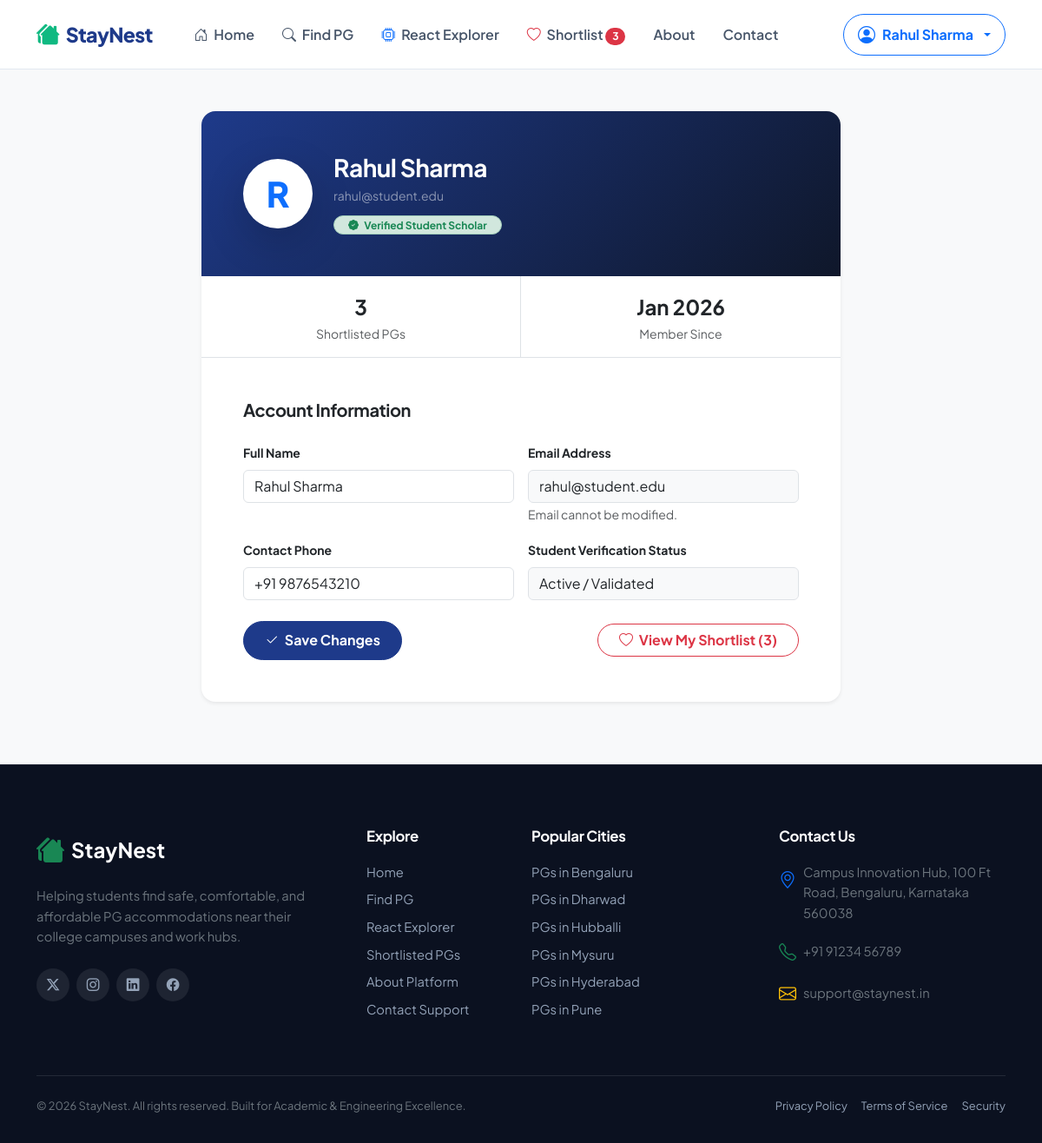
The app's page /profile.php (signed in) with its own data.
### tables this page shows
CREATE TABLE IF NOT EXISTS `users` (
    `id` INT AUTO_INCREMENT PRIMARY KEY,
    `name` VARCHAR(100) NOT NULL,
    `email` VARCHAR(150) NOT NULL UNIQUE,
    `password` VARCHAR(255) NOT NULL,
    `phone` VARCHAR(20) NOT NULL,
    `created_at` TIMESTAMP DEFAULT CURRENT_TIMESTAMP
);

### api/db.php (called while the page is built, shortened)
<?php
function getAuthUser(): ?array
{
    return [
        'id' => $_SESSION['user_id'],
        'name' => $_SESSION['user_name'] ?? 'Student',
        'email' => $_SESSION['user_email'] ?? '',
        'phone' => $_SESSION['user_phone'] ?? '',
    ];
}

### profile.php (the view, shortened to what this page needs)
<?php
require_once __DIR__ . '/api/db.php';
$userId = getAuthUserId();
$pdo = getDBConnection();
$stmt = $pdo->prepare("SELECT id, name, email, phone, created_at FROM users WHERE id = ?");
$stmt->execute([$userId]);
$userProfile = $stmt->fetch();
?>
<!DOCTYPE html>
<html lang="en">
<head>
    <link href="https://cdn.jsdelivr.net/npm/bootstrap@5.3.3/dist/css/bootstrap.min.css" rel="stylesheet">
    <link rel="stylesheet" href="https://cdn.jsdelivr.net/npm/bootstrap-icons@1.11.3/font/bootstrap-icons.min.css">
    <link rel="stylesheet" href="assets/css/style.css">
</head>
<body class="bg-light d-flex flex-column min-vh-100">
    <?php include __DIR__ . '/components/navbar.php'; ?>
    <div class="container py-5 flex-grow-1">
        <div class="row justify-content-center">
            <div class="col-lg-8">
                <div class="card border-0 shadow-sm rounded-4 overflow-hidden mb-4">
                    <div class="p-4 p-md-5 text-white" style="background: linear-gradient(135deg, #1e3a8a, #0f172a);">
                        <div class="d-flex flex-column flex-sm-row align-items-sm-center gap-4">
                            <div class="bg-white text-primary rounded-circle d-flex align-items-center justify-content-center shadow-lg" style="width: 80px; height: 80px; font-size: 2.5rem; font-weight: 800;">
                                <?= strtoupper(substr($userProfile['name'], 0, 1)) ?>
                            </div>
                            <div>
                                <h1 class="h3 fw-bold mb-1"><?= htmlspecialchars($userProfile['name']) ?></h1>
                                <div class="text-white-50 small mb-2"><?= htmlspecialchars($userProfile['email']) ?></div>
                                <span class="badge bg-success-subtle text-success border border-success-subtle rounded-pill px-3 py-1">
                                    <i class="bi bi-patch-check-fill me-1"></i> Verified Student Scholar
                                </span>
                            </div>
                        </div>
                    </div>
                    <div class="row g-0 border-bottom text-center bg-white">
                        <div class="col-6 py-3 border-end">
                            <div class="fs-4 fw-bold text-dark"><?= $shortlistCount ?></div>
                            <div class="text-muted small">Shortlisted PGs</div>
                        </div>
                        <div class="col-6 py-3">
                            <div class="fs-4 fw-bold text-dark"><?= date('M Y', strtotime($userProfile['created_at'])) ?></div>
                            <div class="text-muted small">Member Since</div>
                        </div>
                    </div>
                    <div class="card-body p-4 p-md-5">
                        <h2 class="h5 fw-bold text-dark mb-4">Account Information</h2>
                        <form method="POST" action="profile.php">
                            <div class="row g-3 mb-4">
                                <div class="col-md-6">
                                    <label class="form-label small fw-bold">Full Name</label>
                                    <input type="text" name="name" class="form-control" value="<?= htmlspecialchars($userProfile['name']) ?>" required>
                                </div>
                                <div class="col-md-6">
                                    <label class="form-label small fw-bold">Email Address</label>
                                    <input type="email" class="form-control bg-light" value="<?= htmlspecialchars($userProfile['email']) ?>" readonly disabled>
                                    <small class="text-muted">Email cannot be modified.</small>
                                </div>
                                <div class="col-md-6">
                                    <label class="form-label small fw-bold">Contact Phone</label>
                                    <input type="tel" name="phone" class="form-control" value="<?= htmlspecialchars($userProfile['phone']) ?>" required>
                                </div>
                                <div class="col-md-6">
                                    <label class="form-label small fw-bold">Student Verification Status</label>
                                    <input type="text" class="form-control bg-light" value="Active / Validated" readonly disabled>
                                </div>
                            </div>
                            <div class="d-flex flex-column flex-sm-row justify-content-between align-items-center gap-3">
                                <button type="submit" class="btn btn-primary px-4 py-2.5 rounded-pill fw-bold">
                                    <i class="bi bi-check2 me-1"></i> Save Changes
                                </button>
                                <a href="shortlist.php" class="btn btn-outline-danger px-4 py-2.5 rounded-pill fw-bold">
                                    <i class="bi bi-heart me-1"></i> View My Shortlist (<?= $shortlistCount ?>)
                                </a>
                            </div>
                        </form>
                    </div>
                </div>
            </div>
        </div>
    </div>
    <?php include __DIR__ . '/components/footer.php'; ?>
</body>
</html>

### components/navbar.php (shortened to what this page needs)
<?php
$currentUser = getAuthUser();
$shortlistCount = 0;
if ($currentUser) {
    try {
        $pdo = getDBConnection();
        $stmt = $pdo->prepare("SELECT COUNT(*) FROM interested_users WHERE user_id = ?");
        $stmt->execute([$currentUser['id']]);
        $shortlistCount = (int)$stmt->fetchColumn();
    } catch (Exception $e) {
        $shortlistCount = 0;
    }
}
$currentPage = basename($_SERVER['PHP_SELF']);
?>
<nav class="navbar navbar-expand-lg navbar-staynest sticky-top">
    <div class="container">
        <a class="navbar-brand navbar-brand-logo" href="index.php">
            <i class="bi bi-houses-fill"></i>
            <span>StayNest</span>
        </a>
        <div class="collapse navbar-collapse" id="navbarStayNestContent">
            <ul class="navbar-nav me-auto mb-2 mb-lg-0 ms-lg-3">
                <li class="nav-item">
                    <a class="nav-link <?= $currentPage === 'index.php' ? 'active' : '' ?>" href="index.php">
                        <i class="bi bi-house-door me-1"></i> Home
                    </a>
                </li>
                <li class="nav-item">
                    <a class="nav-link <?= ($currentPage === 'properties.php' && !isset($_GET['view'])) ? 'active' : '' ?>" href="properties.php">
                        <i class="bi bi-search me-1"></i> Find PG
                    </a>
                </li>
                <li class="nav-item">
                    <a class="nav-link <?= (isset($_GET['view']) && $_GET['view'] === 'react') ? 'active' : '' ?>" href="properties.php?view=react">
                        <i class="bi bi-cpu me-1 text-primary"></i> React Explorer
                    </a>
                </li>
                <li class="nav-item">
                    <a class="nav-link <?= $currentPage === 'shortlist.php' ? 'active' : '' ?>" href="shortlist.php">
                        <i class="bi bi-heart me-1 text-danger"></i> Shortlist
                        <span class="badge bg-danger rounded-pill nav-shortlist-badge <?= $shortlistCount > 0 ? '' : 'd-none' ?>">
                            <?= $shortlistCount ?>
                        </span>
                    </a>
                </li>
                <li class="nav-item">
                    <a class="nav-link" href="index.php#about">About</a>
                </li>
                <li class="nav-item">
                    <a class="nav-link" href="index.php#contact">Contact</a>
                </li>
            </ul>
            <div class="d-flex align-items-center gap-2 mt-3 mt-lg-0">
                <?php if ($currentUser): ?>
                    <div class="dropdown">
                        <button class="btn btn-outline-primary dropdown-toggle d-flex align-items-center gap-2 rounded-pill px-3 py-2" type="button" id="userMenuDropdown" data-bs-toggle="dropdown" aria-expanded="false">
                            <i class="bi bi-person-circle fs-5"></i>
                            <span class="fw-bold"><?= htmlspecialchars($currentUser['name']) ?></span>
                        </button>
                    </div>
                <?php endif; ?>
            </div>
        </div>
    </div>
</nav>

### assets/css/style.css (style rules this page uses)
:root { --primary: #1e3a8a; --primary-hover: #172554; --primary-light: #eff6ff; --accent: #10b981; --accent-hover: #059669; --accent-light: #ecfdf5; --danger: #ef4444; --danger-light: #fef2f2; --warning: #f59e0b; --dark: #0f172a; --gray-700: #334155; --gray-600: #475569; --gray-500: #64748b; --gray-400: #94a3b8; --gray-300: #cbd5e1; --gray-200: #e2e8f0; --gray-100: #f1f5f9; --gray-50: #f8fafc; --white: #ffffff; --font-main: 'Plus Jakarta Sans', -apple-system, BlinkMacSystemFont, "Segoe UI", Roboto, sans-serif; --radius-sm: 8px; --radius-md: 12px; --radius-lg: 16px; --radius-xl: 24px; --radius-full: 9999px; --shadow-sm: 0 1px 2px 0 rgba(15, 23, 42, 0.05); --shadow-md: 0 4px 6px -1px rgba(15, 23, 42, 0.08), 0 2px 4px -2px rgba(15, 23, 42, 0.06); --shadow-lg: 0 10px 15px -3px rgba(15, 23, 42, 0.08), 0 4px 6px -4px rgba(15, 23, 42, 0.04); --shadow-xl: 0 20px 25px -5px rgba(15, 23, 42, 0.1), 0 8px 10px -6px rgba(15, 23, 42, 0.05); --transition: all 0.25s cubic-bezier(0.4, 0, 0.2, 1); }
body { font-family: var(--font-main); color: var(--gray-700); background-color: var(--gray-50); line-height: 1.6; overflow-x: hidden; }
h1, h2, h3, h4, h5, h6 { color: var(--dark); font-weight: 700; letter-spacing: -0.02em; }
a { color: var(--primary); text-decoration: none; transition: var(--transition); }
.navbar-staynest { background: rgba(255, 255, 255, 0.95); backdrop-filter: blur(12px); -webkit-backdrop-filter: blur(12px); border-bottom: 1px solid var(--gray-200); padding: 0.85rem 0; transition: var(--transition); z-index: 1030; }
.navbar-brand-logo { font-weight: 800; font-size: 1.45rem; color: var(--primary) !important; display: inline-flex; align-items: center; gap: 0.5rem; letter-spacing: -0.03em; }
.navbar-brand-logo i { font-size: 1.65rem; color: var(--accent); }
.nav-link { font-weight: 600; color: var(--gray-600) !important; padding: 0.5rem 1rem !important; border-radius: var(--radius-sm); transition: var(--transition); }
.btn-primary { background-color: var(--primary); border-color: var(--primary); font-weight: 600; border-radius: var(--radius-md); padding: 0.6rem 1.25rem; transition: var(--transition); }

### records on screen
users: name "Rahul Sharma", name "R", email "rahul@student.edu", created_at "Jan 2026", phone "+91 9876543210"

### other values on screen
$shortlistCount "3"
